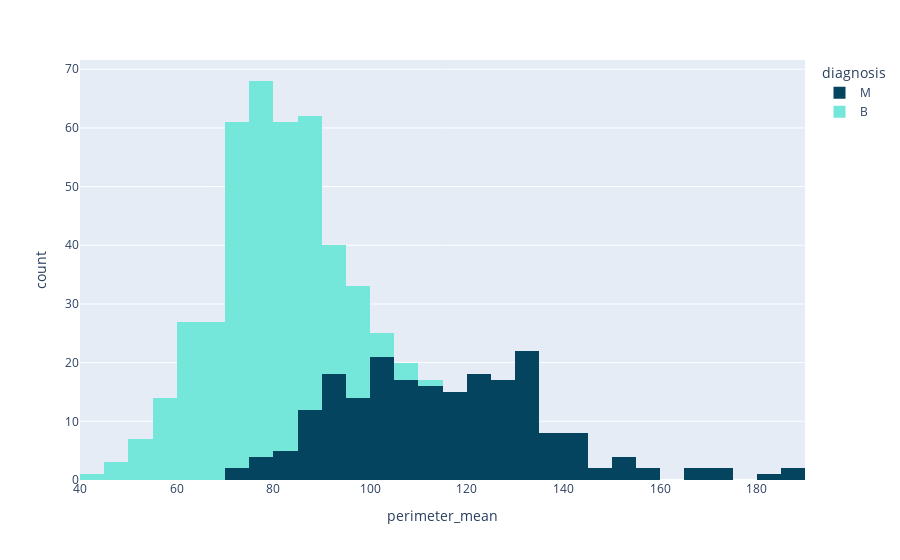

The notebook cell this image was saved under:
### Code cell
px.histogram(data_frame=df,x='perimeter_mean',color='diagnosis',color_discrete_sequence=['#05445E','#75E6DA'])

### Figure 1 — Plotly figure (JSON) as saved in the notebook; plotly's stock layout.template omitted (floating-point values rounded to 4 significant figures; data arrays with more than 128 entries replaced by an {"elided": "..."} marker saying what was removed)
{"data": [{"alignmentgroup": "True", "bingroup": "x", "hovertemplate": "diagnosis=M<br>perimeter_mean=%{x}<br>count=%{y}<extra></extra>", "legendgroup": "M", "marker": {"color": "#05445E", "pattern": {"shape": ""}}, "name": "M", "offsetgroup": "M", "orientation": "v", "showlegend": true, "type": "histogram", "x": {"elided": "212 float values"}, "xaxis": "x", "yaxis": "y"}, {"alignmentgroup": "True", "bingroup": "x", "hovertemplate": "diagnosis=B<br>perimeter_mean=%{x}<br>count=%{y}<extra></extra>", "legendgroup": "B", "marker": {"color": "#75E6DA", "pattern": {"shape": ""}}, "name": "B", "offsetgroup": "B", "orientation": "v", "showlegend": true, "type": "histogram", "x": {"elided": "357 float values"}, "xaxis": "x", "yaxis": "y"}], "layout": {"barmode": "relative", "legend": {"title": {"text": "diagnosis"}, "tracegroupgap": 0}, "margin": {"t": 60}, "xaxis": {"anchor": "y", "domain": [0, 1], "title": {"text": "perimeter_mean"}}, "yaxis": {"anchor": "x", "domain": [0, 1], "title": {"text": "count"}}}}
